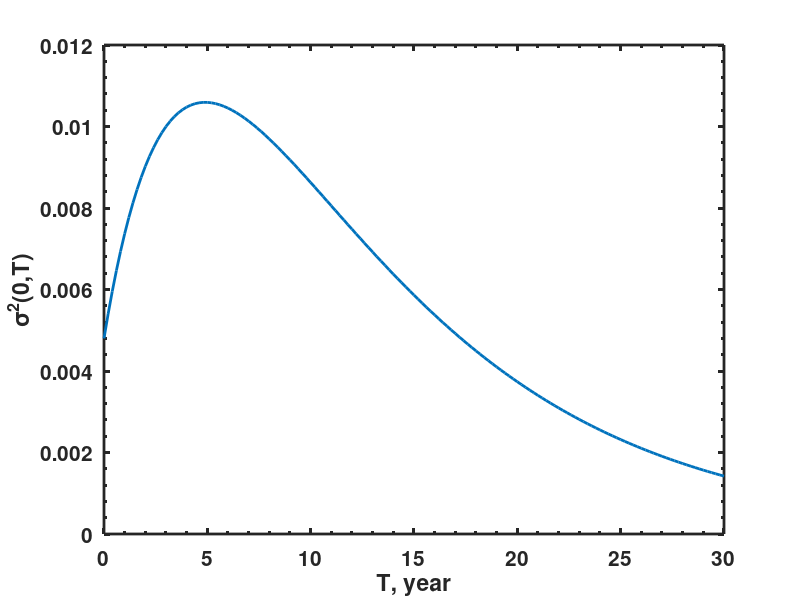

Write the MATLAB code that produced this figure. (Note: this script raises an error after producing the figure.)
clear all
close all


sig1 = 0.12;
sig2 = 0.1;
rho = -1;
k1 = 0.05;
k2 = 0.2;
T = 0:0.2:30;
v1 = sig1^2*exp(-2*k1.*T);
v2 = sig1^2*exp(-2*k1.*T);
c12 = 2*rho*sig1*sig2*exp(-k1.*T - k2.*T);
V=v1+v2+c12;

h = figure(1)
plot(T,V,'linewidth',2);
xlabel('T, year')
ylabel('\sigma^2(0,T)')

set(gca,'linewidth',2,'fontsize',15,'fontweight','bold','plotboxaspectratiomode','auto','xminortick','on','yminortick','on','TickLength',[0.04;0.02]);
set(gca,'box','on')
pbaspect([1 1 1])
saveTightFigure(h,'GaussianTwoFactorModelHumpedForwardVolatility.pdf')
